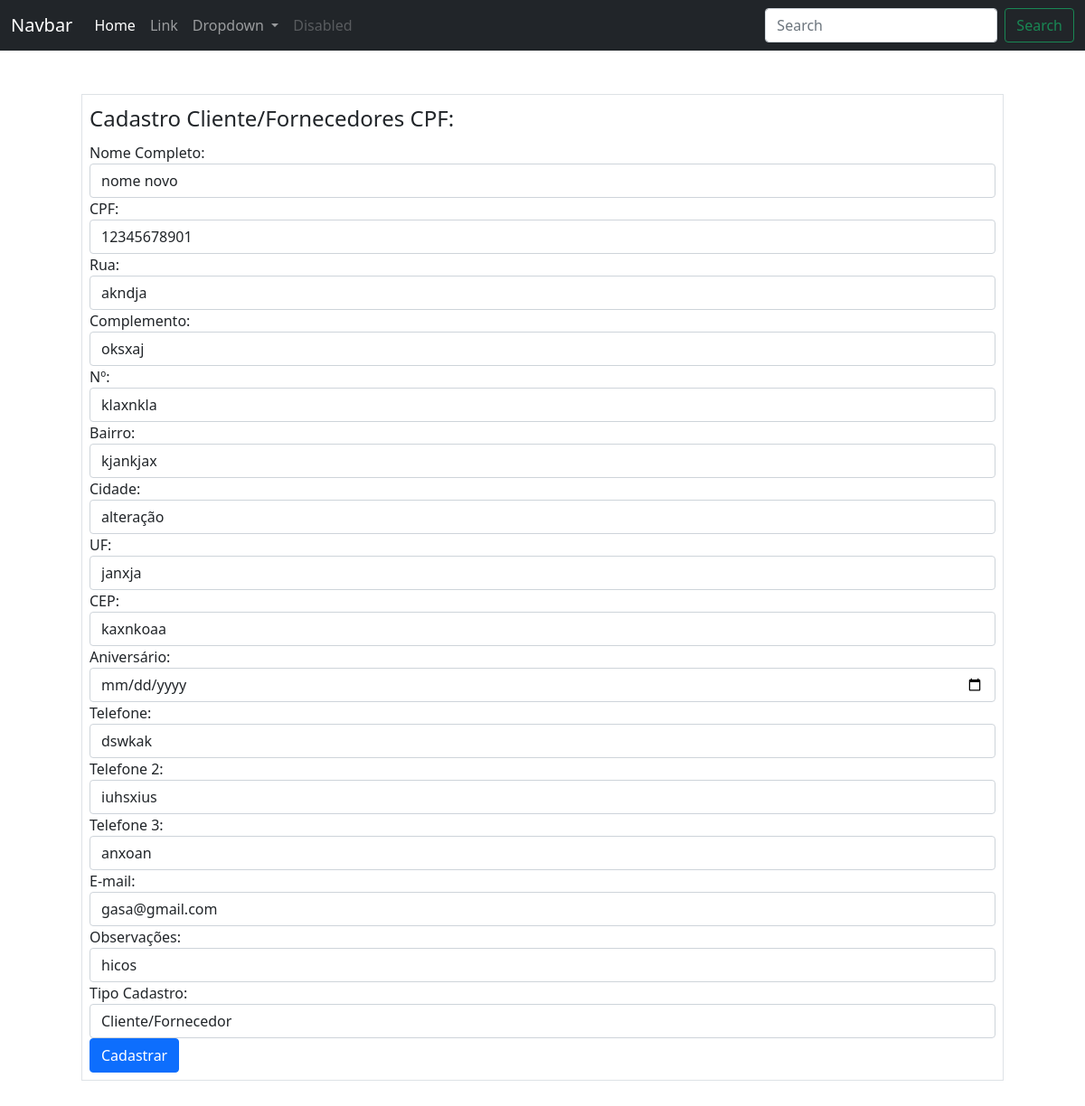
Page /clientesfornecedores/cpf/2/edicao (signed in) on the committed database.
### ERP/models.py (models this page shows)
class ClientesFornecedores(database.Model):
    __tablename__ ='clientes_fornecedores'
    id = database.Column(database.Integer, primary_key=True)
    nome_fantasia = database.Column(database.String(500))
    razao_social = database.Column(database.String(500))
    cnpj = database.Column(database.String(20), unique=True)
    rua = database.Column(database.String(100))
    complemento = database.Column(database.String(70))
    nro = database.Column(database.String(20))
    bairro = database.Column(database.String(70))
    cidade = database.Column(database.String(70))
    uf = database.Column(database.String(2))
    cep = database.Column(database.String(15))
    data_fundacao = database.Column(database.Date)
    cpf = database.Column(database.String(20), unique=True)
    nome = database.Column(database.String(100))
    telefone = database.Column(database.String(20))
    telefone2 = database.Column(database.String(20))
    telefone3 = database.Column(database.String(20))
    email = database.Column(database.String(100))
    data_aniversario = database.Column(database.Date)
    obs = database.Column(database.Text)
    data_cadastro = database.Column(database.DateTime, default=datetime.utcnow())
    tipo_cadastro = database.Column(database.Integer, database.ForeignKey('tipos_cadastro.id'), nullable=False)
    id_usuario_cadastro = database.Column(database.Integer, database.ForeignKey('usuarios.id'), nullable=False)

### ERP/routes.py (the view, shortened to what this page needs)
@app.route('/clientesfornecedores/<tipo_emp>/<cliente_fornecedor_id>/edicao', methods=['GET', 'POST'])
@login_required
def edicao_clientes_fornecedores(tipo_emp, cliente_fornecedor_id):
    cliente_fornecedor = ClientesFornecedores.query.get_or_404(cliente_fornecedor_id)
    if tipo_emp == 'cnpj':
        form = FormCadastroCNPJ(obj=cliente_fornecedor)
        form.tipo_cadastro.choices = [(tipo.id, tipo.nome_tipo) for tipo in TiposCadastros.query.all()]
        if form.validate_on_submit():
            form.populate_obj(cliente_fornecedor)
            cliente_fornecedor.razao_social = form.razao_social.data
            cliente_fornecedor.nome_fantasia = form.nome_fantasia.data
            cliente_fornecedor.cnpj = form.cnpj.data
            cliente_fornecedor.rua = form.rua.data
            cliente_fornecedor.complemento = form.complemento.data
            cliente_fornecedor.bairro = form.bairro.data
            cliente_fornecedor.cidade = form.cidade.data
            cliente_fornecedor.uf = form.uf.data
            cliente_fornecedor.cep = form.cep.data
            cliente_fornecedor.data_fundacao = form.fundacao.data
            cliente_fornecedor.telefone = form.telefone.data
            cliente_fornecedor.telefone2 = form.telefone2.data
            cliente_fornecedor.telefone3 = form.telefone3.data
            cliente_fornecedor.email = form.email.data
            cliente_fornecedor.obs = form.obs.data
            cliente_fornecedor.id_usuario_cadastro = current_user.id
            database.session.commit()
            flash('Cadastro atualizado com sucesso!', 'success')
            return redirect(url_for('clientes_fornecedor_cpf_cnpj', cliente_fornecedor_id=cliente_fornecedor.id, tipo_emp='cnpj'))
        return render_template('cadastro_cnpj.html', form=form)
    elif tipo_emp == 'cpf':
        form = FormCadastroCPF(obj=cliente_fornecedor)
        form.nome_completo.data = cliente_fornecedor.nome
        form.tipo_cadastro.choices = [(tipo.id, tipo.nome_tipo) for tipo in TiposCadastros.query.all()]
        return render_template('cadastro_cpf.html', form=form)

### ERP/forms.py
class FormCadastroCPF(FlaskForm):
    nome_completo = StringField('Nome Completo:', validators=[DataRequired()])
    cpf = StringField('CPF:', validators=[DataRequired(), Length(11, 15)])
    rua = StringField('Rua:', validators=[DataRequired()])
    complemento = StringField('Complemento:')
    nro = StringField('Nº:', validators=[DataRequired()])
    bairro = StringField('Bairro:', validators=[DataRequired()])
    uf = StringField('UF:', validators=[DataRequired()])
    cidade = StringField('Cidade:', validators=[DataRequired()])
    cep = StringField('CEP:', validators=[DataRequired()])
    aniversario = DateField('Aniversário:', validators=[DataRequired()])
    telefone = StringField('Telefone:', validators=[DataRequired()])
    telefone2 = StringField('Telefone 2:')
    telefone3 = StringField('Telefone 3:')
    email = StringField('E-mail:', validators=[DataRequired(), Email()])
    obs = StringField('Observações:')
    tipo_cadastro = SelectField('Tipo Cadastro:')
    botao_submit = SubmitField('Cadastrar')

### ERP/routes.py (called while the page is built)
@login_manager.user_loader
def load_user(user_id):
    return Usuarios.query.get(int(user_id))

### ERP/templates/cadastro_cpf.html (shortened to what this page needs)
{% include 'base.html' %}
{% block content %}
    <div class="container">
        <form method='POST' action="" class="border m-5 p-2">
            <legend>Cadastro Cliente/Fornecedores CPF:</legend>
            <fieldset>
                <div class="form-group">
                    {{ form.nome_completo.label(class="form-control-label") }}
                    {{ form.nome_completo(class="form-control") }}
                </div>
                <div class="form-group">
                    {{ form.cpf.label(class="form-control-label") }}
                    {{ form.cpf(class="form-control") }}
                </div>
                <div class="form-group">
                    {{ form.rua.label(class="form-control-label") }}
                    {{ form.rua(class="form-control") }}
                </div>
                <div class="form-group">
                    {{ form.complemento.label(class="form-control-label") }}
                    {{ form.complemento(class="form-control") }}
                </div>
                <div class="form-group">
                    {{ form.nro.label(class="form-control-label") }}
                    {{ form.nro(class="form-control") }}
                </div>
                <div class="form-group">
                    {{ form.bairro.label(class="form-control-label") }}
                    {{ form.bairro(class="form-control") }}
                </div>
                <div class="form-group">
                    {{ form.cidade.label(class="form-control-label") }}
                    {{ form.cidade(class="form-control") }}
                </div>
                <div class="form-group">
                    {{ form.uf.label(class="form-control-label") }}
                    {{ form.uf(class="form-control") }}
                </div>
                <div class="form-group">
                    {{ form.cep.label(class="form-control-label") }}
                    {{ form.cep(class="form-control") }}
                </div>
                <div class="form-group">
                    {{ form.aniversario.label(class="form-control-label") }}
                    {{ form.aniversario(class="form-control") }}
                </div>
                <div class="form-group">
                    {{ form.telefone.label(class="form-control-label") }}
                    {{ form.telefone(class="form-control") }}
                </div>
                <div class="form-group">
                    {{ form.telefone2.label(class="form-control-label") }}
                    {{ form.telefone2(class="form-control") }}
                </div>
                <div class="form-group">
                    {{ form.telefone3.label(class="form-control-label") }}
                    {{ form.telefone3(class="form-control") }}
                </div>
                <div class="form-group">
                    {{ form.email.label(class="form-control-label") }}
                    {{ form.email(class="form-control") }}
                </div>
                <div class="form-group">
                    {{ form.obs.label(class="form-control-label") }}
                    {{ form.obs(class="form-control") }}
                </div>
                <div class="form-group">
                    {{ form.tipo_cadastro.label(class="form-control-label") }}
                    {{ form.tipo_cadastro(class="form-control") }}
                </div>
                <div class="form-group">
                    {{ form.botao_submit(class="btn btn-primary") }}
                </div>
            </fieldset>
        </form>
    </div>
{% endblock %}

### rows in the picture
ClientesFornecedores: cpf "12345678901", rua "akndja", complemento "oksxaj", nro "klaxnkla", bairro "kjankjax", cidade "alteração", uf "janxja", cep "kaxnkoaa", telefone "dswkak", telefone2 "iuhsxius", telefone3 "anxoan", email "gasa@gmail.com", obs "hicos", tipo_cadastro "Cliente/Fornecedor"
